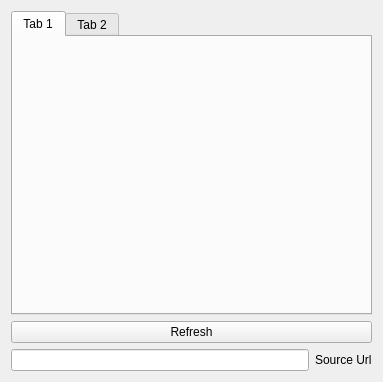
<?xml version="1.0" encoding="UTF-8"?>
<ui version="4.0">
 <class>MainWindow</class>
 <widget class="QMainWindow" name="MainWindow">
  <property name="geometry">
   <rect>
    <x>0</x>
    <y>0</y>
    <width>383</width>
    <height>382</height>
   </rect>
  </property>
  <property name="windowTitle">
   <string>MainWindow</string>
  </property>
  <widget class="QWidget" name="centralWidget">
   <layout class="QVBoxLayout" name="verticalLayout">
    <item>
     <widget class="QTabWidget" name="tabWidget">
      <widget class="QWidget" name="tab">
       <attribute name="title">
        <string>Tab 1</string>
       </attribute>
      </widget>
      <widget class="QWidget" name="tab_2">
       <attribute name="title">
        <string>Tab 2</string>
       </attribute>
      </widget>
     </widget>
    </item>
    <item>
     <widget class="QPushButton" name="pushButton">
      <property name="text">
       <string>Refresh</string>
      </property>
     </widget>
    </item>
    <item>
     <layout class="QHBoxLayout" name="horizontalLayout">
      <item>
       <widget class="QLineEdit" name="lineEdit"/>
      </item>
      <item>
       <widget class="QLabel" name="label">
        <property name="text">
         <string>Source Url</string>
        </property>
       </widget>
      </item>
     </layout>
    </item>
   </layout>
  </widget>
 </widget>
 <layoutdefault spacing="6" margin="11"/>
 <resources/>
 <connections/>
</ui>
